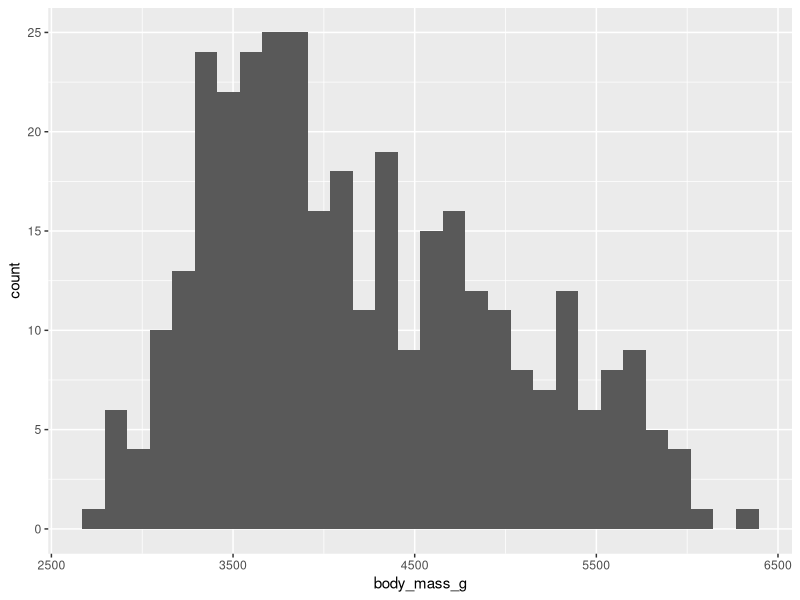
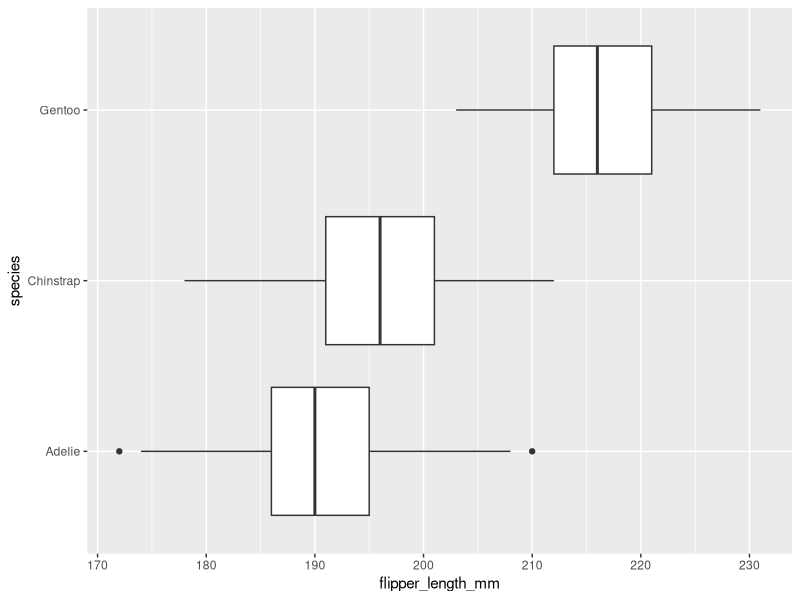
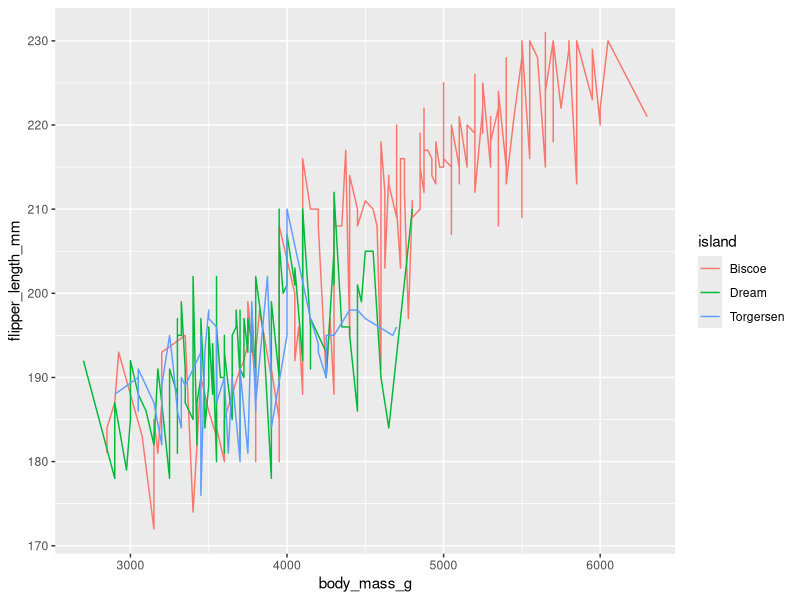

Reproduce these figures in R, in order.
library(palmerpenguins)
library(ggplot2)

# Edit code to match figures -------------------------------------------------
# At the end of the guided notes for the second video you'll find three figures.
# Edit the following code so the outputs match the figures in the notes.

# Figure 1
ggplot(penguins, aes(x=body_mass_g)) +
  geom_histogram()

# Figure 2
ggplot(penguins, aes(flipper_length_mm, species)) +
  geom_boxplot()

# Figure 3
ggplot(penguins, aes(body_mass_g, flipper_length_mm, color = island)) +
  geom_line()
